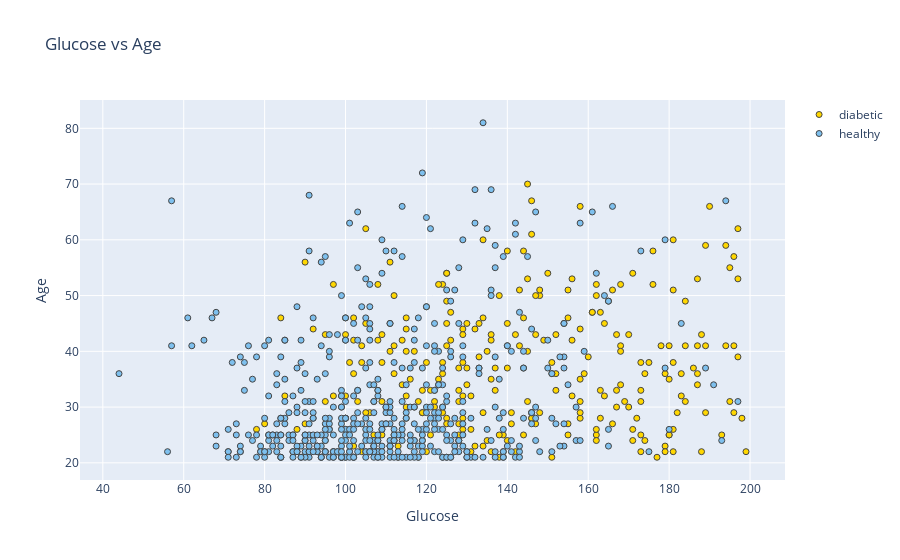

The notebook cell saved with this chart:
### Code cell
plot_feat1_feat2('Glucose','Age')

### Figure 1 — Plotly figure (JSON) as saved in the notebook; plotly's stock layout.template omitted (floating-point values rounded to 4 significant figures; data arrays with more than 128 entries replaced by an {"elided": "..."} marker saying what was removed)
{"data": [{"marker": {"color": "#FFD700", "line": {"width": 1}}, "mode": "markers", "name": "diabetic", "type": "scatter", "x": {"elided": "268 int values"}, "y": {"elided": "268 int values"}}, {"marker": {"color": "#7EC0EE", "line": {"width": 1}}, "mode": "markers", "name": "healthy", "type": "scatter", "x": {"elided": "500 int values"}, "y": {"elided": "500 int values"}}], "layout": {"title": {"text": "Glucose vs Age"}, "xaxis": {"title": {"text": "Glucose"}, "zeroline": false}, "yaxis": {"title": {"text": "Age"}, "zeroline": false}}}
